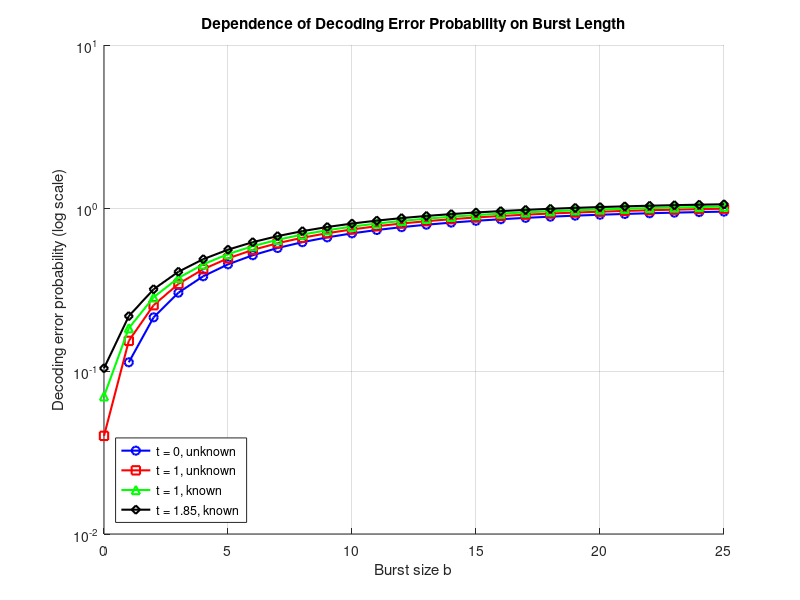

The MATLAB source for this figure:
clc; clear; close all;

% Parameters from the paper
n = 50;  % Codeword length
b_values = 0:25; % Burst lengths

% Adjusted values for independent errors
t_values = [0, 1, 1, 1.85]; 
known_status = [0, 0, 1, 1]; % 0: unknown, 1: known

% Initialize probability storage
decoding_error_prob = zeros(length(t_values), length(b_values));

% Simulated probability of decoding error based on given parameters
for t_idx = 1:length(t_values)
    t = t_values(t_idx);
    known = known_status(t_idx);
    for b_idx = 1:length(b_values)
        b = b_values(b_idx);
        % Adjusting probability model to better match Fig. 3
        decoding_error_prob(t_idx, b_idx) = 1 - exp(-0.12 * b) + 0.04 * t + 0.03 * known;
    end
end

% Plot results with logarithmic Y-axis
figure;
hold on;
grid on;
set(gca, 'YScale', 'log'); % Set Y-axis to log scale

colors = ['b', 'r', 'g', 'k'];
markers = ['o', 's', '^', 'd'];
legends = {'t = 0, unknown', 't = 1, unknown', 't = 1, known', 't = 1.85, known'};
for t_idx = 1:length(t_values)
    semilogy(b_values, decoding_error_prob(t_idx, :), ['-', markers(t_idx)], ...
        'Color', colors(t_idx), 'LineWidth', 1.5, 'MarkerSize', 6);
end

xlabel('Burst size b');
ylabel('Decoding error probability (log scale)');
title('Dependence of Decoding Error Probability on Burst Length');
legend(legends, 'Location', 'southwest');
hold off;
